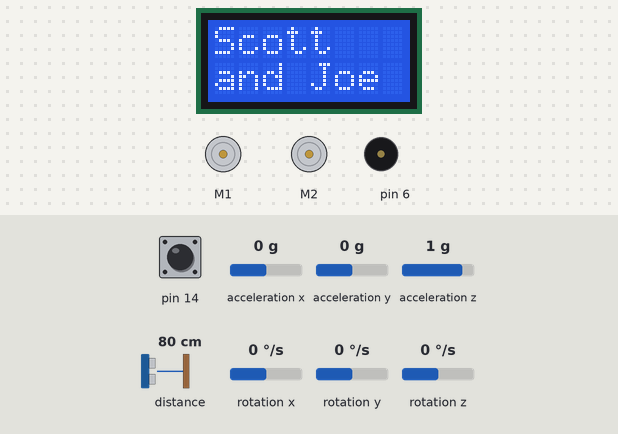
A sketch run on a simulated Arduino Leonardo, built with avr-gcc and run on an emulated ATmega32U4. Parts: 8×2 character LCD, 2 × DC motor (green arrow = forward, orange = backward, longer = faster), buzzer (waves = sounding). The inputs (shaded band) are chosen by the test bench; at power-on: pin 14 HIGH, acceleration x 0 g, acceleration y 0 g, acceleration z 1 g, distance to the obstacle 80 cm, rotation x 0 °/s, rotation y 0 °/s, rotation z 0 °/s.

Above: at 0.8 s.
0.9 s: pin 14 pulled LOW for 0.15 s
At 1.15 s:
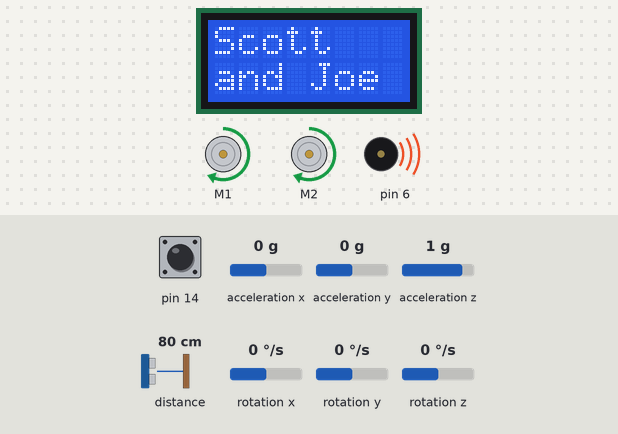
At 2.6 s:
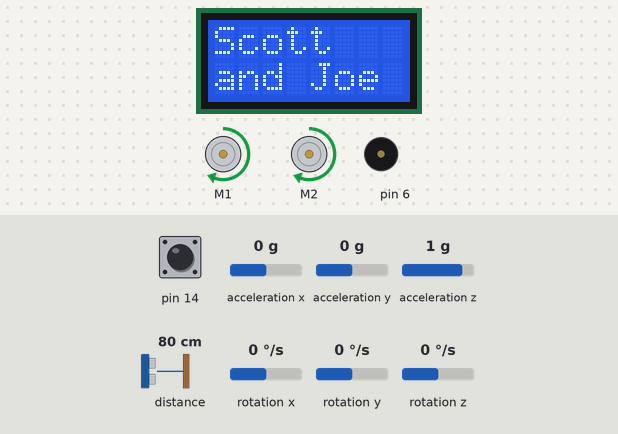
Timing chart, 0 to 4.1 s (numbered marks = the images above; inputs shaded):
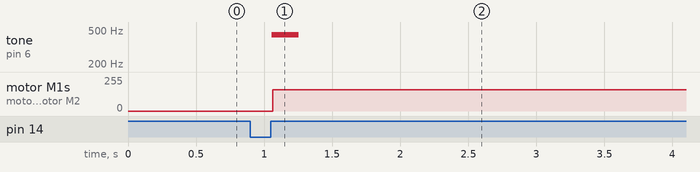

The sketch:

naiveTEST.ino
```cpp
// Zumo general prereqs
#include <Wire.h>
#include <Zumo32U4.h>


// Global definitions
#define NUM_SENSORS 3
#define XY_ACCELERATION_THRESHOLD 2400  // for detection of contact (~16000 = magnitude of acceleration due to gravity)

Zumo32U4ButtonA buttonA;
Zumo32U4Buzzer buzzer;

// For the LCD config and OP
Zumo32U4LCD lcd;

// For the Line Sensor
Zumo32U4LineSensors lineSensors;
uint16_t line_sensor_values[NUM_SENSORS];

// For the proximity sensors
Zumo32U4ProximitySensors proxSensors;

// For the motor control
Zumo32U4Motors motors;

// For the motor encoders
Zumo32U4Encoders encoders;

// For the accelerometer
LSM303 compass;
L3G gyro;

// Function Prototype section:
/* LCD display function
 *  INPUT: Two string, str1 prints on line 1 & str2 prints onto line 2.
 *  RETURN: void
 */
void lcdDisplay(String str1, String str2);

/* Line Sensor update function
 *  INPUT:  uint16_t threshold, used as a value to test against for a line
 *  RETURN: bool indicating if a line is present
 *  GLOBAL: line_sensor_values[] values
 */
bool updateLineSensors(uint16_t threshold);

/* Line Sensor update function
 *  INPUT:  uint16_t threshold, used as a value to test against for a line
 *  RETURN: bool indicating if a line is present
 *  GLOBAL: line_sensor_values[] values
 */
bool updateLineSensors(uint16_t threshold);
 int counter = 0;
void setup() {
  // Setup the some basics
  Serial.begin(115200);
  Wire.begin();


  // Task #1: Print both members names onto the LCD screen.
  lcdDisplay("Scott","and Joe");

  // Initialize the QRT sensor array
  lineSensors.initThreeSensors();

  // Initialize the proximity sensor cluster
  proxSensors.initThreeSensors();

  // Setup the compass and gyro
  if (!compass.init())
  {
    // Failed to detect the compass.
    ledRed(1);
    while(1)
    {
      Serial.println(F("Failed to detect the compass."));
      delay(100);
    }
  }

  compass.enableDefault();

  if (!gyro.init())
  {
    // Failed to detect the gyro.
    ledRed(1);
    while(1)
    {
      Serial.println(F("Failed to detect gyro."));
      delay(100);
    }
  }

  gyro.enableDefault();

  // Press the "A" button to start
  buttonA.waitForButton(); // Wait indefinitely for the user to press the A button

  // Buzz on start
  buzzer.playFrequency(440, 200, 15);

  //

}

void loop() {
    counter++;
    /* Step #1: Gather the line_sensor_values[] and determine if a line is present */
    bool edge = updateLineSensors(1000);            // 1000 is the preset threshold for the edge. Is this the best value?
    uint16_t left_sensor = line_sensor_values[0];   // Grab the left sensor
    uint16_t middle_sensor = line_sensor_values[1]; // Grab the middle sensor value
    uint16_t right_sensor = line_sensor_values[2];  // Grab the right sensor values

    /* Step #2: Gather the proximity sensor values and determine if a another robot is in sight. */
    proxSensors.read();
    int prox_left_front = proxSensors.countsFrontWithLeftLeds();
    int prox_right_front = proxSensors.countsFrontWithRightLeds();
    int prox_left = proxSensors.countsLeftWithLeftLeds();
    int prox_right = proxSensors.countsRightWithRightLeds();
    //Serial.println(prox_left_front);
    //Serial.println(prox_right_front);
    //Serial.println(prox_left);
    //Serial.println(prox_right);

    /* Step #3: Update the counts for the encoders */
    int16_t countsLeft = encoders.getCountsLeft();
    int16_t countsRight = encoders.getCountsRight();
    //Serial.println(countsLeft);
    //Serial.println(countsRight);

    /* Step #4: Read the compass and gyro readings */
    compass.read();
    gyro.read();
    int16_t gyro_x = gyro.g.x;
    int16_t gyro_y = gyro.g.y;
    int16_t gyro_z = gyro.g.z;
    //Serial.println(gyro_x);
    //Serial.println(gyro_y);
    //Serial.println(gyro_z);
    //Serial.println(compass.a.x);
    //Serial.println(compass.a.y);
    //Serial.println(compass.a.z);
    //Serial.println(compass.m.x);
    //Serial.println(compass.m.y);
    //Serial.println(compass.m.z);

    if(counter % 250 == 0){
        motors.setSpeeds(-500,500);
    }
    // Check for an edge first

    if(edge) {
      //Serial.println("Detected an edge!");          // Debug
      if(left_sensor > right_sensor) {
        motors.setSpeeds(500,-500);
        delay(50);
        //Serial.println("Turning right!");           // Debug
      }
      else {
        motors.setSpeeds(-500,500);
        delay(50);
        //Serial.println("Turning left!");            // Debug
      }
    }
    else { //DETECTED AN ENEMY
      if(prox_left_front > prox_right_front) {
        motors.setSpeeds(-170,170);
        //Serial.println("Prox left!");            // Debug
      }
      else if(prox_left_front < prox_right_front) {
        motors.setSpeeds(170,-170);
        //Serial.println("Prox right!");           // Debug
      }
      else {
        motors.setSpeeds(250,250);
        //Serial.println("Prox straight!");        // Debug
      }

    }
}

/* LCD display function */
void lcdDisplay(String str1, String str2) {

  // Clear the screen
  lcd.clear();

  // Print string number 1
  lcd.print(str1);

  // Go to the next line
  lcd.gotoXY(0, 1);

  // Print string number 1
  lcd.print(str2);
}

/* Line Sensor update function */
bool updateLineSensors(uint16_t threshold) {
  // Update the line_sensor_values
  lineSensors.read(line_sensor_values);

  // See if any of the sesnors are above the threshold
  if(line_sensor_values[0] >= threshold || line_sensor_values[1] >= threshold || line_sensor_values[2] >= threshold) {
    return true;
  }
  else {
    return false;
  }
}
```

Measured:
- after the input at 0.9 s, tone on pin 6: silent → 440 Hz after 0.15 s, → silent 0.20 s later; motor M1, motor M2: stopped → forward 159/255 after 0.16 s
